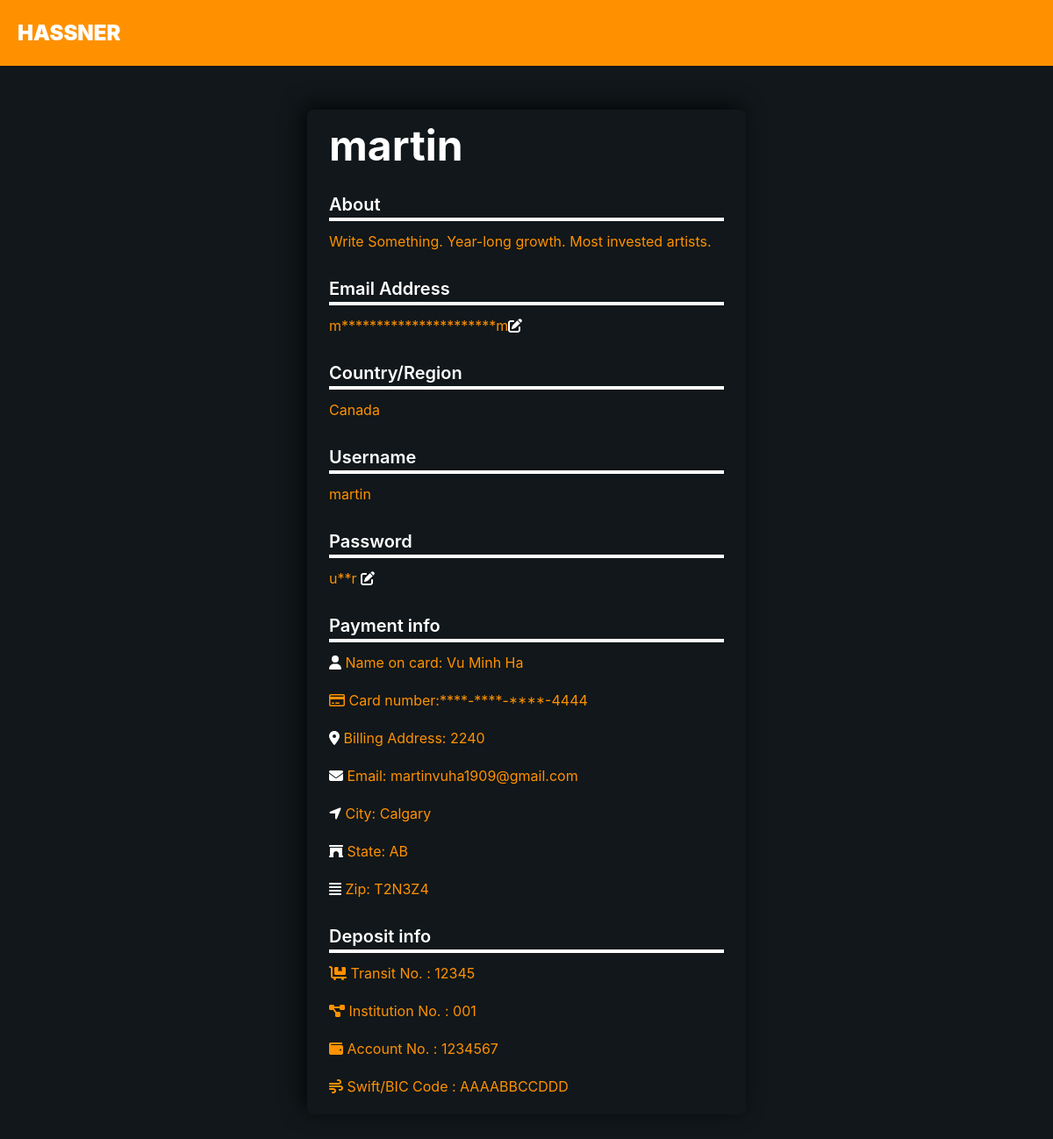
Page /frontend/PersonalPage.php (signed in) on the earlier database version.
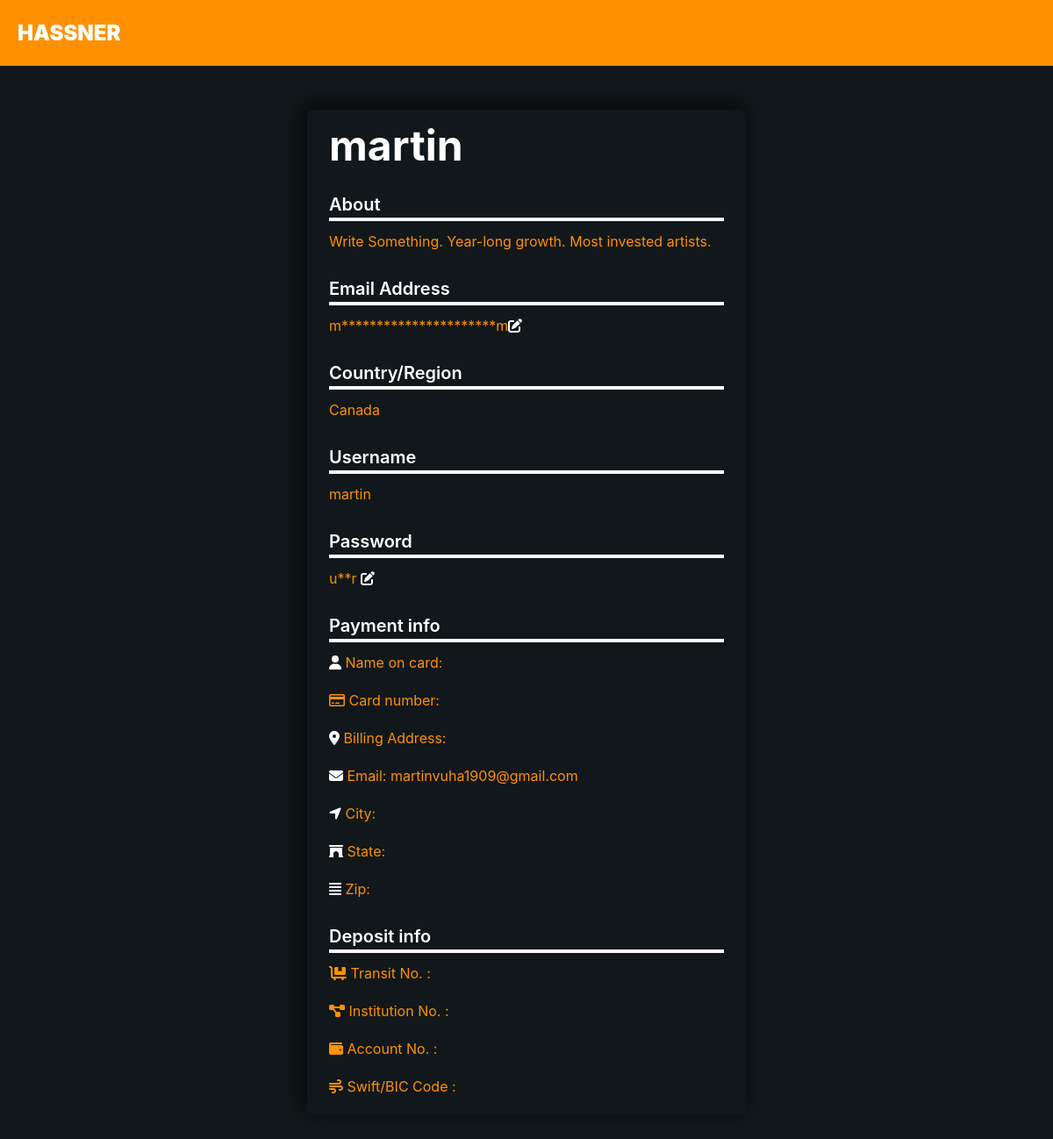
Same page on the later database version.
### tables this page shows
CREATE TABLE `account` (
  `username` varchar(50) NOT NULL,
  `password` varchar(50) NOT NULL,
  `account_type` varchar(50) NOT NULL,
  `id` int(11) NOT NULL,
  `Shares` int(50) NOT NULL,
  `balance` float NOT NULL,
  `rate` float NOT NULL,
  `Share_Distributed` int(10) NOT NULL,
  `email` varchar(50) NOT NULL,
  `billing_address` varchar(10) NOT NULL,
  `Full_name` varchar(50) NOT NULL,
  `City` varchar(20) NOT NULL,
  `State` varchar(20) NOT NULL,
  `ZIP` varchar(6) NOT NULL,
  `Card_number` varchar(16) NOT NULL,
  `Transit_no` varchar(5) NOT NULL,
  `Inst_no` varchar(3) NOT NULL,
  `Account_no` varchar(11) NOT NULL,
  `Swift` varchar(8) NOT NULL,
  `price_per_share` float NOT NULL
);

### APIs/logic.php (called while the page is built, shortened)
<?php
        function searchAccount($conn, $username)
        {
            $sql = "SELECT * FROM account WHERE username = ?";
            $stmt = $conn->prepare($sql);
            $stmt->bind_param('s', $username);
            $stmt->execute();
            $result = $stmt->get_result();
            return $result;
        }
?>

### frontend/PersonalPage.php (the view, shortened to what this page needs)
<head>
  <link rel="stylesheet" href="https://use.fontawesome.com/releases/v5.5.0/css/all.css">
  <link rel="stylesheet" href="css/app.css" type="text/css">
  <link rel="stylesheet" href="css/default.css" type="text/css">
</head>
<body class="bg-dark">
    <header class="smart-scroll">
        <div class="container-xxl">
            <nav class="navbar navbar-expand-md navbar-dark bg-orange d-flex justify-content-between">
                <a id = "href-hover" style = "background: transparent;" class="navbar-brand" href="listener.php" onclick='window.location.reload();'>
                    HASSNER
                </a>
        </div>
    </header>
  <main>
    <section class="middle-card">
    <div class="name">
        <h1><?php echo $_SESSION['username'];?></h1>
      </div>
      <h1 id="h1-sm">About</h1>
      <p>Write Something. Year-long growth. Most invested artists.</p>
    </section>
    <section class="middle-card">
      <h1 id="h1-sm">Email Address</h1>
      <p style="color: #ff9100"><?php
        include '../APIs/logic.php';
        $conn = connect();
        $result = searchAccount($conn, $_SESSION['username']);
        $account_info = $result->fetch_assoc();
        $chars = str_split($account_info['email']);
        echo '<p>';
        $i = 0;
        foreach($chars as $char)
        {
          if($i == 0 || $i == sizeof($chars)-1)
            echo $char;
          else
           echo '*';
          $i++;
        }
        echo '</p>';
      ?><a href="../APIs/EditEmail.php" id="icon-btn"><i class="fa fa-edit"></i></a>
    </section>
    <section class="middle-card">
      <h1 id="h1-sm">Country/Region</h1>
      <p>Canada</p>
    </section>
    <section class="middle-card">
      <h1 id="h1-sm">Username</h1>
      <p><?php echo $_SESSION['username'];?></p>
    </section>
    <section class="middle-card">
      <h1 id="h1-sm">Password</h1>
      <p><?php
        $chars = str_split($account_info['password']);
        echo '<p>';
        $i = 0;
        foreach($chars as $char)
        {
          if($i == 0 || $i == sizeof($chars)-1)
            echo $char;
          else
           echo '*';
          $i++;
        }
        echo '</p>';
      ?> <a href="../APIs/EditPassword.php" id="icon-btn"><i class="fa fa-edit"></i></a>
    </section>
    <section class="middle-card">
      <h1 id="h1-sm">Payment info</h1>
      <p><i style="color: white;" class="fa fa-user"></i> Name on card: <?php
        $result = searchAccount($conn, $_SESSION['username']);
        $account_info = $result->fetch_assoc();
        echo $account_info['Full_name'];
      ?></p>
    </section>
    <section class="middle-card">
    <p><i class="far fa-credit-card"></i> Card number: <?php
    $chars = str_split($account_info['Card_number']);
    echo '<p>';
    $i = 0;
    foreach($chars as $char)
    {
      if($char=="-" || $i == sizeof($chars)-1 || $i == sizeof($chars)-2 || $i == sizeof($chars) -3 || $i == sizeof($chars) -4)
        echo $char;
      else
        echo "*";
      $i++;
    }
    echo '</p>';
      ?></p>
    </section>
    <section class="middle-card">
      <p><i style="color: white;" class="fas fa-map-marker-alt"></i> Billing Address: <?php
        echo $account_info['billing_address'];
      ?></p>
    </section>
    <section class="middle-card">
      <p><i style="color: white;" class="fa fa-envelope"></i> Email: <?php
        echo $account_info['email'];
      ?></p>
    </section>
    <section class="middle-card">
      <p><i style="color: white;" class="fas fa-location-arrow"></i> City: <?php
        echo $account_info['City'];
      ?></p>
    </section>
    <section class="middle-card">
      <p><i style="color: white;" class="fas fa-archway"></i> State: <?php
        echo $account_info['State'];
      ?></p>
    </section>
    <section class="middle-card">
      <p><i style="color: white;" class="fas fa-align-justify"></i> Zip: <?php
        echo $account_info['ZIP'];
      ?></p>
    </section>
    <section class="middle-card">
      <h1 id="h1-sm">Deposit info</h1>
      <p><i class="fas fa-dolly-flatbed"></i> Transit No. : <?php
        echo $account_info['Transit_no'];
      ?></p>
    </section>
    <section class="middle-card">
      <p><i class="fas fa-project-diagram"></i> Institution No. : <?php
        echo $account_info['Inst_no'];
      ?></p>
    </section>
    <section class="middle-card">
      <p><i class="fas fa-wallet"></i> Account No. : <?php
        echo $account_info['Account_no'];
      ?></p>
    </section>
    <section class="middle-card">
      <p><i class="fas fa-wind"></i> Swift/BIC Code : <?php
        echo $account_info['Swift'];
      ?></p>
    </section>
  </main>
</body>

### frontend/css/app.css (style rules this page uses)
* { margin: 0; padding: 0; box-sizing: border-box; }
main { width: 500px; overflow: hidden; background-color: #11171a; font-size: 16px; line-height: 22px; color: #000; border-radius: 7px; box-shadow: -5px -5px 25px rgba(0, 0, 0, 0.705); margin: 50px auto; animation-name: rotate; animation-duration: 1s; animation-fill-mode: both; }
h1#h1-sm { font-size: 20px; color: white; font-weight: 600; margin: 12px 0; border-bottom: 4px solid #ffffff; width: 100%; }
.middle-card, footer { margin: 5px 25px; }
.middle-card { text-align: justify; }
p { color: #ff9100; display: inline-block; }
a#icon-btn { color: #ffffff; }

Differences in the rows shown:
changed account "martinvuha1909@gmail.com": Full_name "Vu Minh Ha" → (not shown); Card_number "1111-2222-3333-4444" → empty (drawn); billing_address "2240" → (not shown); City "Calgary" → (not shown); State "AB" → (not shown); ZIP "T2N3Z4" → (not shown); Transit_no "12345" → (not shown); Inst_no "001" → (not shown); Account_no "1234567" → (not shown); Swift "AAAABBCCDDD" → (not shown)
Other differences:
list line gone: "4"
